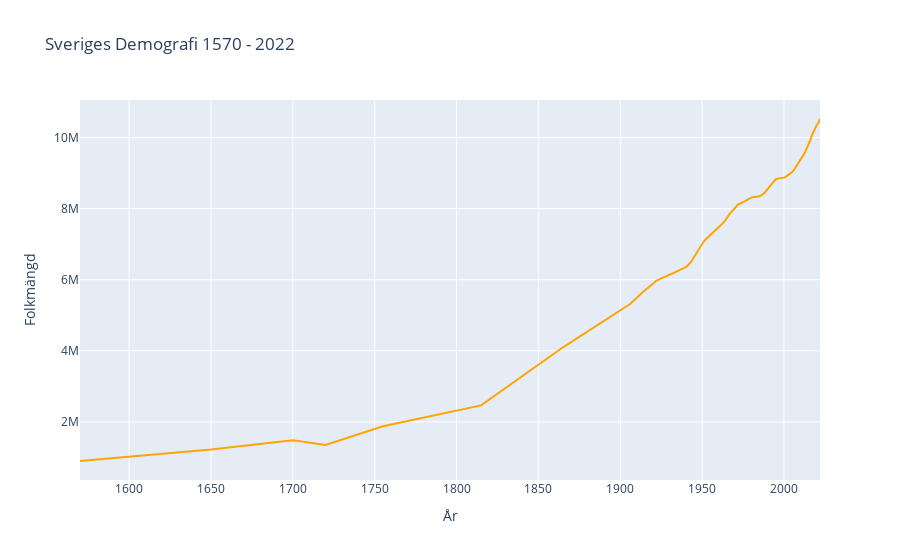

Notebook code cell kept with this figure:
### Code cell
# d)
sweden_df = pd.concat([sweden_right_cut, sweden_left]).reset_index(drop=True)

fig = px.line(sweden_df, y="Folkmängd", x="År", title=f"Sveriges Demografi {sweden_df['År'].min()} - {sweden_df['År'].max()}", color_discrete_sequence=["orange"])
fig.show()

### Figure 1 — Plotly figure (JSON) as saved in the notebook; plotly's stock layout.template omitted (floating-point values rounded to 4 significant figures; data arrays with more than 128 entries replaced by an {"elided": "..."} marker saying what was removed)
{"data": [{"hovertemplate": "År=%{x}<br>Folkmängd=%{y}<extra></extra>", "legendgroup": "", "line": {"color": "orange", "dash": "solid"}, "marker": {"symbol": "circle"}, "mode": "lines", "name": "", "orientation": "v", "showlegend": false, "type": "scatter", "x": {"elided": "130 int values"}, "xaxis": "x", "y": {"elided": "130 float values"}, "yaxis": "y"}], "layout": {"legend": {"tracegroupgap": 0}, "title": {"text": "Sveriges Demografi 1570 - 2022"}, "xaxis": {"anchor": "y", "domain": [0, 1], "title": {"text": "År"}}, "yaxis": {"anchor": "x", "domain": [0, 1], "title": {"text": "Folkmängd"}}}}
